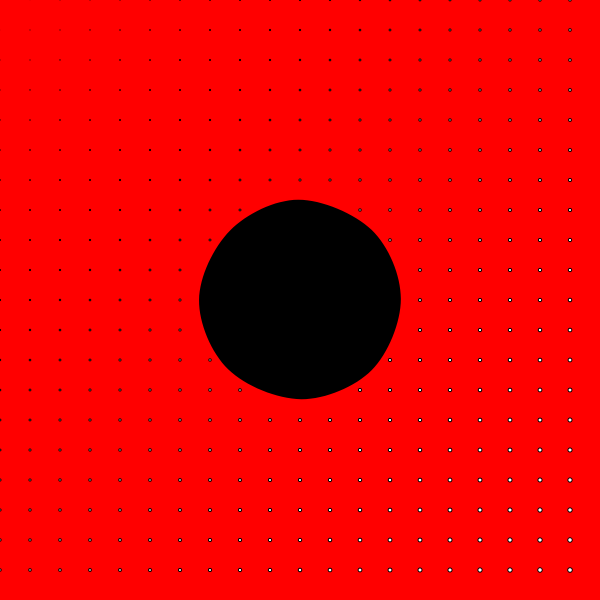
Frame 1 (no input)
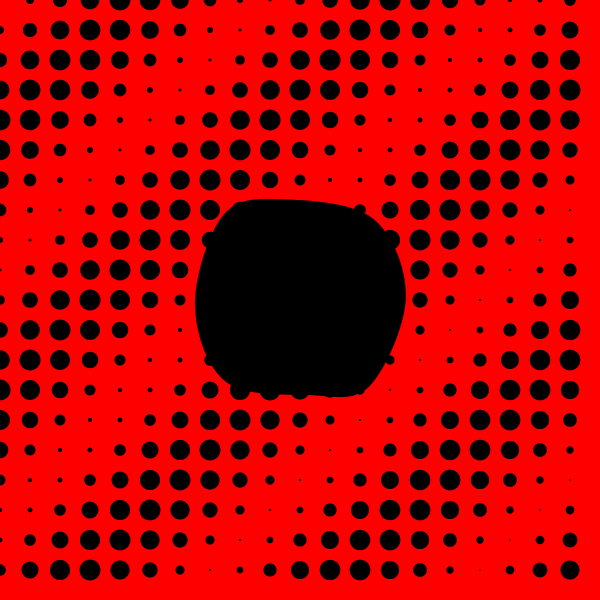
Frame 60 (no input)
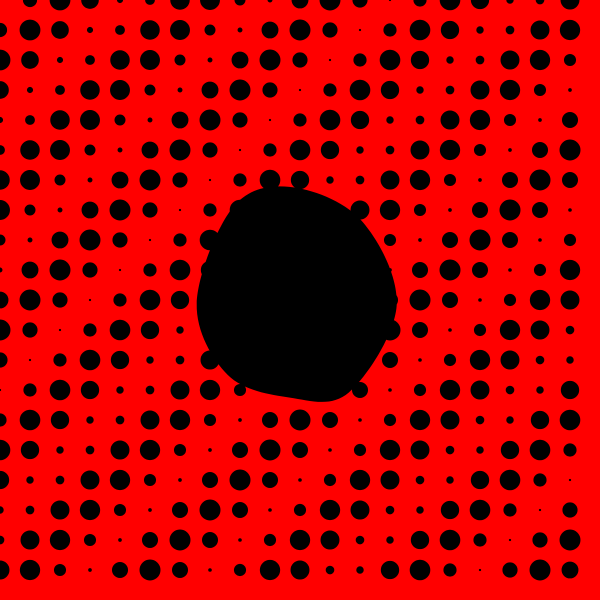
Frame 120 (the mouse pressed at the canvas centre since frame 60)

The p5.js sketch that drew these frames (run headless with seeded random() and noise() and a simulated clock; from frame 60 on, the mouse is pressed at the canvas centre):

// p5.js sketch
// ── sketch.js
const formResolution = 8;
const stepSize = 2;
const radius = 100;
let centerX, centerY;
let x = new Array(formResolution);
let y = new Array(formResolution);
let col;
let questions = [];


function setup(){
	createCanvas(600, 600);
	pixelDensity(2);
	centerX = width/2; 
	centerY = height/2;

	let angle = radians(360/float(formResolution));
	for (let i=0; i<formResolution; i++){
		x[i] = cos(angle*i) * radius;
		y[i] = sin(angle*i) * radius;  
	}
	stroke(255);
	textFont('Courier New');
	textSize(64);
	// for (let i = 0; i < 40; i++) {
	// 	questions[i] = new Question(random(width), random(height), random(128));
	// }
}


function draw(){
	background('red');
	drawBackground();
	centerX += noise(10) * 0.001;
	centerY += noise(10) * 0.001;
	fill(0);
	noStroke();
	fill(0);
	for (let i=0; i<formResolution; i++){
		x[i] += random(-stepSize,stepSize);
		y[i] += random(-stepSize,stepSize);
	}

	beginShape();
	curveVertex(x[formResolution-1]+centerX, y[formResolution-1]+centerY);
	for (let i=0; i<formResolution; i++){
		curveVertex(x[i]+centerX, y[i]+centerY);
	}
	curveVertex(x[0]+centerX, y[0]+centerY);
	curveVertex(x[1]+centerX, y[1]+centerY);
	endShape();
	stroke(255);
	// questions.forEach((q) => {
	// 	q.display();
	// 	q.update();
	// });
}

function drawBackground() {
	stroke(0);
	// fill('red');
	for (let j = 0; j < height; j+=30) {
		for (let i = 0; i < width; i+=30) {
			let r = sin(frameCount * (i + j) * 0.0002) * 20;
			ellipse(i, j, r, r);
		}
	}
}

class Question {
	constructor(x, y, size) {
		this.x = x;
		this.y = y;
		this.size = size;
	}

	display() {
		textSize(this.size);
		fill(0);
		text("?", this.x, this.y);
	}

	update() {
		this.x += random(-1, 1);
		this.y += random(-1., 1);
	}
}
